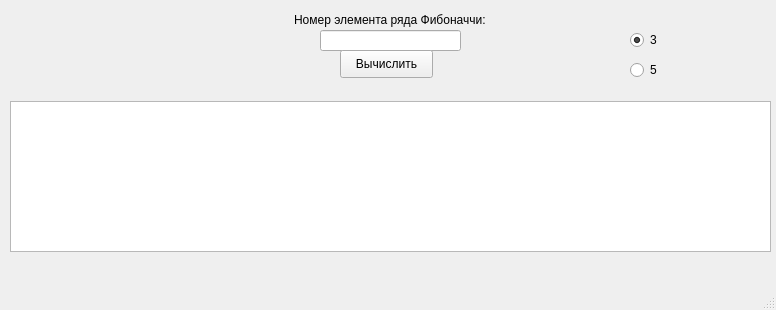
<?xml version="1.0" encoding="UTF-8"?>
<ui version="4.0">
 <class>Calculation</class>
 <widget class="QMainWindow" name="Calculation">
  <property name="geometry">
   <rect>
    <x>0</x>
    <y>0</y>
    <width>776</width>
    <height>310</height>
   </rect>
  </property>
  <property name="windowTitle">
   <string>Вычисление чисел фибоначчи.</string>
  </property>
  <widget class="QWidget" name="centralwidget">
   <widget class="QLineEdit" name="lineEditInputVibona4y">
    <property name="geometry">
     <rect>
      <x>320</x>
      <y>30</y>
      <width>141</width>
      <height>21</height>
     </rect>
    </property>
   </widget>
   <widget class="QLabel" name="NumberVibona4y">
    <property name="geometry">
     <rect>
      <x>294</x>
      <y>10</y>
      <width>201</width>
      <height>20</height>
     </rect>
    </property>
    <property name="text">
     <string>Номер элемента ряда Фибоначчи:</string>
    </property>
   </widget>
   <widget class="QPushButton" name="pushButtonChisloInDataGrid">
    <property name="geometry">
     <rect>
      <x>340</x>
      <y>50</y>
      <width>93</width>
      <height>28</height>
     </rect>
    </property>
    <property name="text">
     <string>Вычислить</string>
    </property>
    <property name="autoDefault">
     <bool>true</bool>
    </property>
   </widget>
   <widget class="QRadioButton" name="radioButtonInput1Number">
    <property name="geometry">
     <rect>
      <x>630</x>
      <y>30</y>
      <width>95</width>
      <height>20</height>
     </rect>
    </property>
    <property name="text">
     <string>3</string>
    </property>
    <property name="checked">
     <bool>true</bool>
    </property>
   </widget>
   <widget class="QRadioButton" name="radioButtonInput2Number">
    <property name="geometry">
     <rect>
      <x>630</x>
      <y>60</y>
      <width>95</width>
      <height>20</height>
     </rect>
    </property>
    <property name="text">
     <string>5</string>
    </property>
    <property name="checked">
     <bool>false</bool>
    </property>
   </widget>
   <widget class="QTableView" name="tableViewVibona4y">
    <property name="geometry">
     <rect>
      <x>10</x>
      <y>101</y>
      <width>761</width>
      <height>151</height>
     </rect>
    </property>
   </widget>
  </widget>
  <widget class="QMenuBar" name="menubar">
   <property name="geometry">
    <rect>
     <x>0</x>
     <y>0</y>
     <width>776</width>
     <height>26</height>
    </rect>
   </property>
  </widget>
  <widget class="QStatusBar" name="statusbar"/>
 </widget>
 <resources/>
 <connections/>
</ui>
